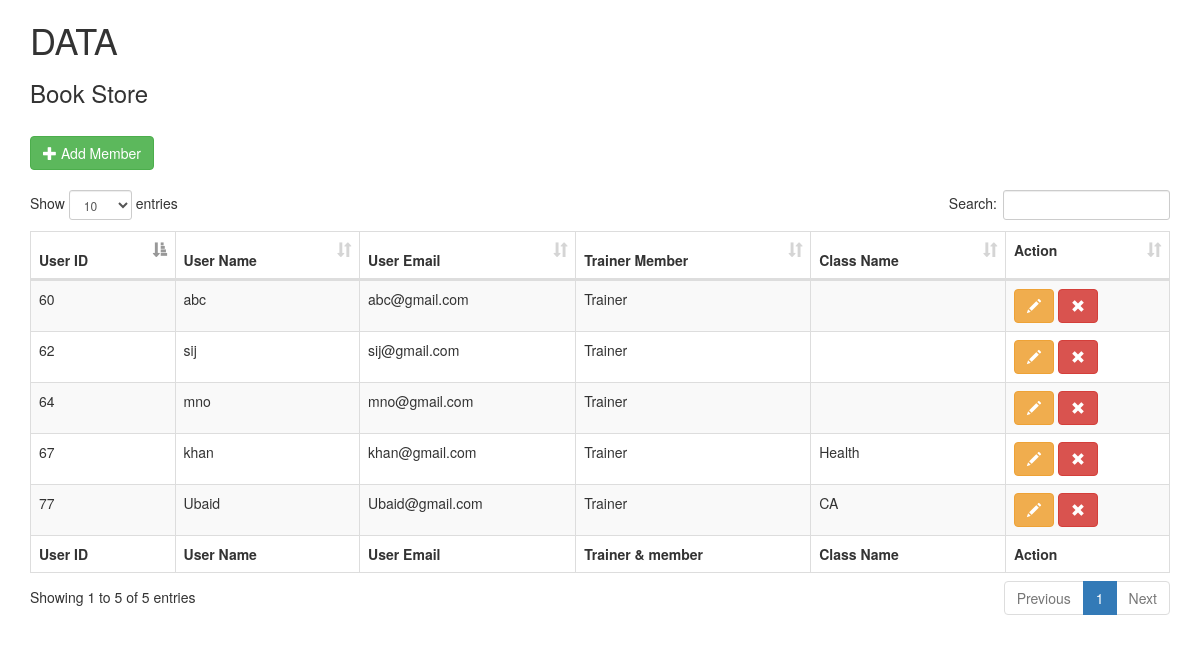
/index.php/book, run on the app's committed database.
### tables this page shows
CREATE TABLE `user` (
  `user_id` int(11) NOT NULL,
  `user_name` varchar(50) NOT NULL,
  `user_email` varchar(50) NOT NULL,
  `user_password` varchar(50) NOT NULL,
  `user_age` int(11) NOT NULL,
  `height` varchar(5) NOT NULL,
  `weight` varchar(5) NOT NULL,
  `date` datetime NOT NULL,
  `DOB` date NOT NULL,
  `user_mobile` varchar(11) NOT NULL,
  `trainer_member` varchar(10) DEFAULT NULL,
  `isDeleted` tinyint(4) NOT NULL,
  `roleId` tinyint(4) NOT NULL,
  `class_name` varchar(20) NOT NULL
);

### application/controllers/Book.php (called while the page is built, shortened)
<?php
class Book extends CI_Controller {
	 public function __construct()
	 	{
			$this->load->helper('url');
	 		$this->load->model('book_model');
	 	}
	public function index()
	{
		$data['books']=$this->book_model->get_all_books();
		$this->load->view('book_view',$data);
	}
}

### index.php (called while the page is built, shortened)
<?php
require_once BASEPATH.'core/CodeIgniter.php';

### application/models/Book_model.php (called while the page is built, shortened)
<?php
class Book_model extends CI_Model
{
public function get_all_books()
{
$this->db->from('user');
$this->db->where('trainer_member', 'Trainer');
$query=$this->db->get();
return $query->result();
}
}

### application/views/book_view.php (the view, shortened to what this page needs)
<!DOCTYPE html>
<html>
    <head>
    <link href="<?php echo base_url('assests/bootstrap/css/bootstrap.min.css')?>" rel="stylesheet">
    <link href="<?php echo base_url('assests/datatables/css/dataTables.bootstrap.css')?>" rel="stylesheet">
  </head>
  <body>
  <div class="container">
    <h1>DATA</h1>
    <h3>Book Store</h3>
    <br />
    <button class="btn btn-success" onclick="add_book()"><i class="glyphicon glyphicon-plus"></i> Add Member</button>
    <br />
    <br />
    <table id="table_id" class="table table-striped table-bordered" cellspacing="0" width="100%">
      <thead>
        <tr>
					<th>User ID</th>
					<th>User Name</th>
					<th>User Email</th>
					<th>Trainer Member</th>
					<th>Class Name</th>
          <th style="width:125px;">Action</p></th>
        </tr>
      </thead>
      <tbody>
				<?php foreach($books as $book){?>
				     <tr>
				         <td><?php echo $book->user_id;?></td>
				         <td><?php echo $book->user_name;?></td>
								 <td><?php echo $book->user_email;?></td>
								<td><?php echo $book->trainer_member;?></td>
								<td><?php echo $book->class_name;?></td>
								<td>
									<button class="btn btn-warning" onclick="edit_book(<?php echo $book->user_id;?>)"><i class="glyphicon glyphicon-pencil"></i></button>
									<button class="btn btn-danger" onclick="delete_book(<?php echo $book->user_id;?>)"><i class="glyphicon glyphicon-remove"></i></button>
								</td>
				      </tr>
				     <?php }?>
      </tbody>
      <tfoot>
        <tr>
          <th>User ID</th>
          <th>User Name</th>
          <th>User Email</th>
          <th>Trainer & member</th>
          <th>Class Name</th>
          <th>Action</th>
        </tr>
      </tfoot>
    </table>
  </div>
  </body>
</html>

### data on the page
user: user_id "60", user_name "abc", user_email "abc@gmail.com", trainer_member "Trainer"
user: user_id "62", user_name "sij", user_email "sij@gmail.com", trainer_member "Trainer"
user: user_id "64", user_name "mno", user_email "mno@gmail.com", trainer_member "Trainer"
user: user_id "67", user_name "khan", user_email "khan@gmail.com", trainer_member "Trainer", class_name "Health"
user: user_id "77", user_name "Ubaid", user_email "Ubaid@gmail.com", trainer_member "Trainer", class_name "CA"
